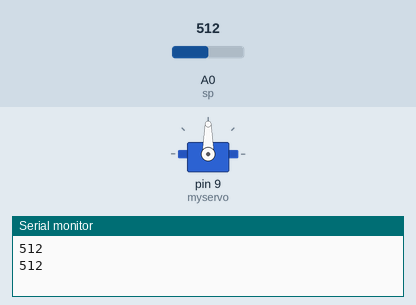
A sketch run on a simulated Arduino Uno, built with avr-gcc and run on an emulated ATmega328P. Shown: servo, the last lines printed to the serial monitor. The inputs (shaded band) are chosen by the test bench; at power-on: A0 (sp) = 512.

Above: at 1.8 s.
1.9 s: A0 (sp) set to 992
3.4 s: A0 (sp) set to 1015
At 4.45 s:
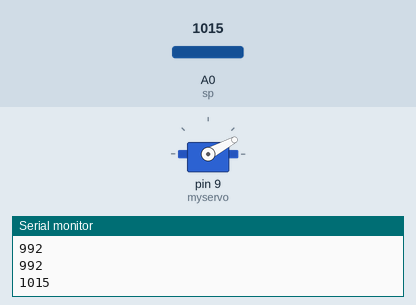
At 10.1 s:
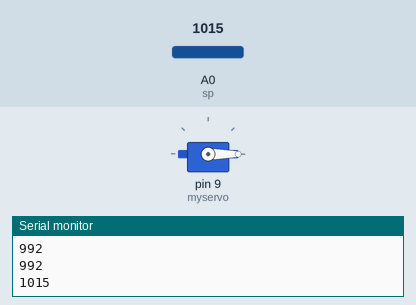
Timing chart, 0 to 12.9 s (numbered marks = the images above; inputs shaded):
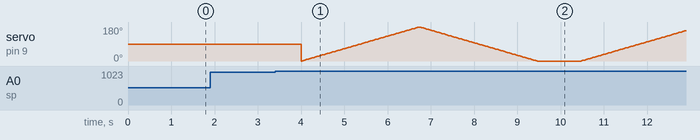

Measured:
- the behaviour switches between 1000 and 1001 on A0 (sp) (found by bisection; images 0 and 1)

The sketch:

moisture_ino.ino
```cpp
#include<Servo.h>
Servo myservo;
int pos=0;
int sp=A0;
int sv=0;
void setup()
{
  myservo.attach(9);
  Serial.begin(9600);
}
void loop(){
  sv=analogRead(sp);
  Serial.println(sv);
  if(sv>1000)
  {
    for(pos=0;pos<=180;pos+=1)
    {
      myservo.write(pos);
      delay(15);
    }
    for(pos=180;pos>=0;pos-=1)
    {
      myservo.write(pos);
      delay(15);
    }}
    delay(1000);
}
```
